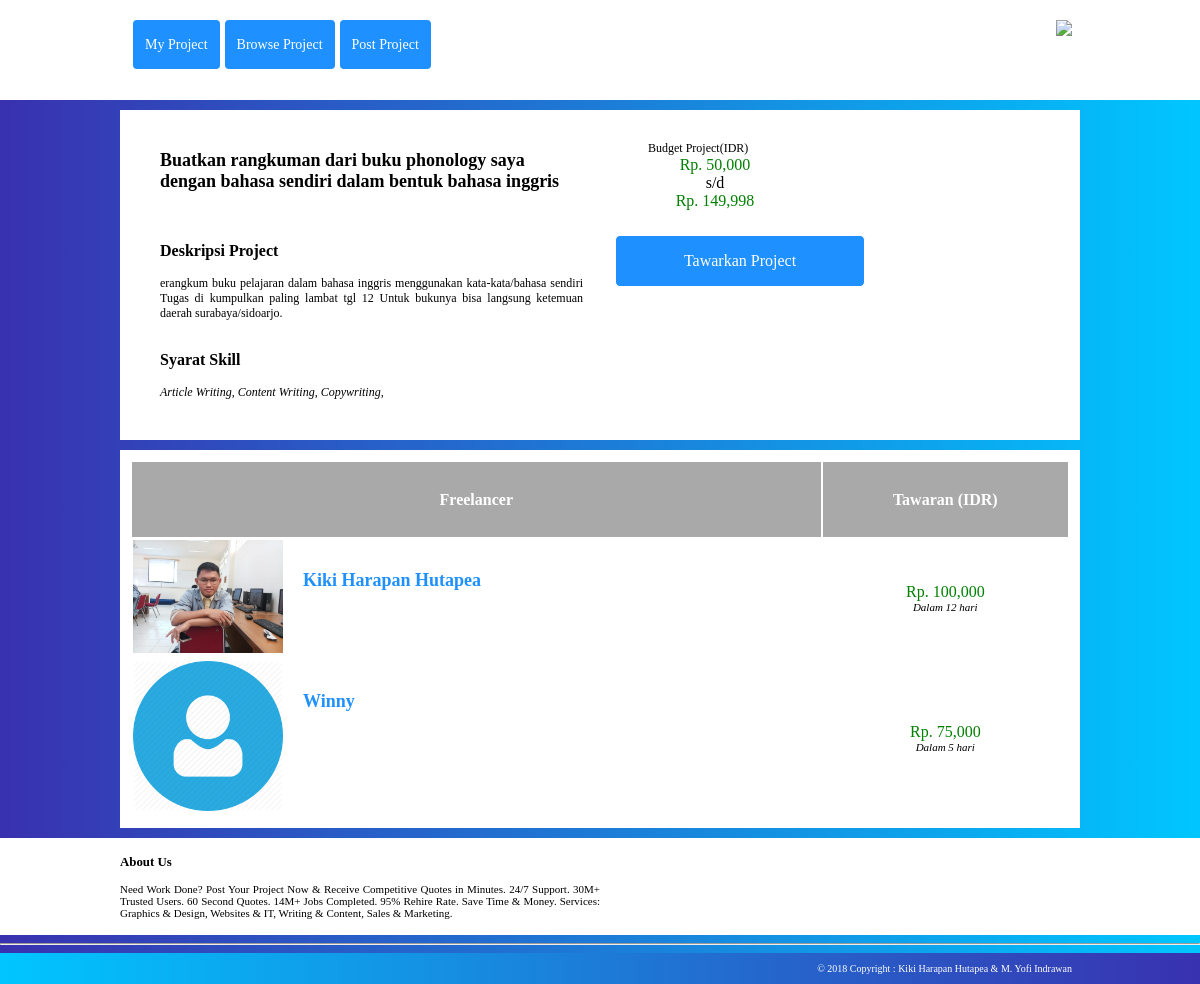
/freelancer/detailProject.php?id=2, run on the app's committed database.
### tables this page shows
CREATE TABLE `project` (
  `idp` int(6) NOT NULL,
  `judul_project` text,
  `descripsi_project` text,
  `budget_project_min` int(11) DEFAULT NULL,
  `budget_project_max` int(11) DEFAULT NULL,
  `idPembuat` varchar(20) DEFAULT NULL,
  `status` varchar(20) DEFAULT 'Available'
);

CREATE TABLE `keahlianProject` (
  `idp` int(6) DEFAULT NULL,
  `idk` varchar(4) DEFAULT NULL
);

CREATE TABLE `keahlian` (
  `idk` varchar(4) NOT NULL,
  `namak` varchar(25) NOT NULL,
  `idkk` varchar(20) DEFAULT NULL
);

CREATE TABLE `bid` (
  `idbid` int(6) NOT NULL,
  `proposalBiaya` int(12) DEFAULT NULL,
  `lamaKerja` int(4) DEFAULT NULL,
  `deskripsiFreelancer` text,
  `username` varchar(20) DEFAULT NULL,
  `idp` int(6) DEFAULT NULL
);

CREATE TABLE `member` (
  `username` varchar(20) NOT NULL,
  `password` varchar(50) NOT NULL,
  `Nnama_member` varchar(30) DEFAULT NULL,
  `email` varchar(25) DEFAULT NULL,
  `noHp` varchar(13) DEFAULT NULL,
  `foto_profile` text,
  `profesi` varchar(20) DEFAULT NULL,
  `deskripsi_member` text,
  `Tgl_lahir` date DEFAULT NULL
);

### freelancer/detailProject.php (the view, shortened to what this page needs)
<!DOCTYPE html>
<html>
<head>
</head>
<body>
	<div><?php include "topBar.php"?></div>
	<?php
		include "koneksi.php";
		$query = mysqli_query($con,"select * from project where idp = '$_GET[id]'");
		$m=mysqli_fetch_array($query);
	?>
	<div class="content">
		<div class="dProject-content">
			<div class="dProject-tittle">
				<?php echo $m['judul_project'] ?>
			</div>
			<div class="dProject-desc">
				<h3 style="font-size: 16px;font-style: normal;">Deskripsi Project</h3>
				<?php echo $m['descripsi_project'] ?>
			</div>
			<div class="dProject-tag">
				<h3 style="font-size: 16px;font-style: normal;">Syarat Skill</h3>
				<?php $query2=mysqli_query($con, "select * from project p, keahlianProject kp, keahlian k where p.idp=kp.idp and p.idp ='$_GET[id]' and kp.idk=k.idk");while($d2 = mysqli_fetch_array($query2)){
								echo $d2['namak'].",  "; }?>
			</div>
		</div>
		<div class="dProject-content">
			<div class="box-bid" style="background-color: white; width:200px;float: left; color:black;">
				<div style="font-size: 12px; text-align: left; vertical-align: text-top;">
					Budget Project(IDR)
				</div>
				<span style="color:green;">Rp. <?php echo number_format($m['budget_project_min']);?> <br><span style="color:black">s/d</span><br> Rp. <?php echo number_format($m['budget_project_max']);?></span>
			</div>
			<?php if($m['idPembuat']!=$_SESSION['username']){
				?>
				<div class="dropdown" style="float: left;">
				<span class='box-bid'>Tawarkan Project</span>
				</div>
				<?php
			}else{
				?>
				<span class='box-bid' style="background-color: #00AA86;"><?php echo $m['status']?></span>
				<?php
			}
			?>
		</div>
	</div>
	<div class="content">
		<table width="100%">
			<tr>
				<th>Freelancer</th><th>Tawaran (IDR)</th>
			</tr>
			<?php
			$query = mysqli_query($con,"select m.username, m.foto_profile, m.Nnama_member, b.proposalBiaya, b.lamaKerja from member m, bid b where b.username = m.username and b.idp = $_GET[id] ");
			while($d = mysqli_fetch_array($query)){
				if($d['foto_profile']==NULL){
					$fotoProfile = "profileIcon.png";
				}else{
					$fotoProfile = $d['foto_profile'];
				}?>
				<tr>
					<td>
						<a href="myprofile.php?freelancer=<?php echo $d['username']?>">
						<div style="width: 150px; float: left; margin-right: 20px">
							<img width="100%" src="img/<?php echo $fotoProfile?>">
						</div>
						<div class="dProject-tittle" style="float: left; color: dodgerblue; ">
							<?php echo $d['Nnama_member']?>
						</div>
						</a>
					</td>
					<td align="center">
						<div style="font-size: 16px; color: green;">
							Rp. <?php echo number_format($d['proposalBiaya'])?>
						</div>
						<div style="font-size: 11px;font-style: italic; ">
							Dalam <?php echo $d['lamaKerja'] ?> hari
						</div>
					</td>
				</tr>
				<?php
			}?>
		</table>
	</div>
	<div><?php include "footer.php" ?></div>
</body>
</html>

### freelancer/topBar.php (shortened to what this page needs)
<!DOCTYPE html>
<html>
<head>
</head>
<body>
	<div class="header">
		<div class="header-left">
			<a href="myProject.php">My Project</a><a href="browseProject.php">Browse Project</a><a href="postProject.php">Post Project</a>
		</div>
		<div class="header-right">
			<div class="dropdown">
				<img src="img/<?php echo $_SESSION['fotoProfile']?>" width="50pxx">
			</div>
		</div>
	</div>
</body>
</html>

### freelancer/footer.php
<!DOCTYPE html>
<html>
<head>
	<link rel="stylesheet" type="text/css" href="config/style.css">
</head>
<body>
<footer class="footer">
	<div class="grid">
		<h3>About Us</h3>
		<p>Need Work Done? Post Your Project Now & Receive Competitive Quotes in Minutes. 24/7 Support. 30M+ Trusted Users. 60 Second Quotes. 14M+ Jobs Completed. 95% Rehire Rate. Save Time & Money. Services: Graphics & Design, Websites & IT, Writing & Content, Sales & Marketing.</p>
	</div>
</footer>
	<hr>
	<div class="Copyright">
		<div>
		© 2018 Copyright : Kiki Harapan Hutapea & M. Yofi Indrawan
		</div>
	</div>
</body>
</html>

### freelancer/config/style.css (style rules this page uses)
* { box-sizing: border-box; }
body { background: -webkit-linear-gradient(left, #3931af, #00c6ff); margin:0; }
th { padding: 10px; color: white; background-color: darkgrey; }
tr { height: 75px; border-bottom: 2px solid black; }
.header { height: 100px; background-color: white; padding: 20px 10px; display: block; }
.header a { margin-left: 10%; float: left; color: black; text-align: center; padding: 12px; text-decoration: none; font-size: 14px; line-height: 25px; border-radius: 4px; }
.header-right { float: right; margin-right: 10%; }
.header-left { float: left; margin-left: 10%; }
.header-left a { background-color: dodgerblue; margin:0 0 0 5px; color: white; }
.content { margin-top: 10px; margin-bottom: 10px; background-color: white; padding: 10px; margin-left: auto; margin-right: auto; display: block; width: 80%; overflow: hidden; }
.content a { text-decoration: none; color: black; }
.footer { background-color: white; padding: 5px; padding-left: 0px; padding-right: 0px; }
.grid { margin-left: 10%; margin-right: 10%; width: 40%; text-align: justify; font-size: 11px; }
.Copyright { padding:10px; text-align: right; background: -webkit-linear-gradient(left, #00c6ff, #3931af); color: white; font-size: 10px; }
.Copyright div { margin-right: 10%; }
.dropdown { position: relative; display: block; }
.dProject-content { width: 45%; float: left; margin-left: 30px; }
.dProject-tittle { margin-top: 30px; font-size: 18px; font-weight: bold; margin-bottom: 50px; }
.dProject-desc { width: 100%; font-size: 12px; text-align: justify; margin-bottom: 30px; }
.dProject-tag { margin-top: 10px; font-size: 12px; font-style: italic; margin-bottom: 30px; }
.box-bid { border: 1px solid white; background-color: dodgerblue; border-radius: 5px; width: 250px; color: white; padding: 16px 32px; text-align: center; font-size: 16px; margin: 4px 2px; transition: 0.3s; display: inline-block; text-decoration: none; cursor: pointer; }

### data on the page
project: judul_project "Buatkan rangkuman dari buku phonology saya dengan bahasa sendiri dalam bentuk bahasa inggris", descripsi_project "erangkum buku pelajaran dalam bahasa inggris menggunakan kata-kata/bahasa sendiri Tugas di kumpulkan paling lambat tgl 12 Untuk bukunya bisa langsung ketemuan daerah surabaya/sidoarjo.", budget_project_min "50,000", budget_project_max "149,998"
keahlianproject: idk.namak "Article Writing"
keahlianproject: idk.namak "Content Writing"
keahlianproject: idk.namak "Copywriting"
bid: username.foto_profile (picture), username.Nnama_member "Kiki Harapan Hutapea", proposalBiaya "100,000", lamaKerja "12"
bid: shows a picture, username.Nnama_member "Winny", proposalBiaya "75,000", lamaKerja "5"
